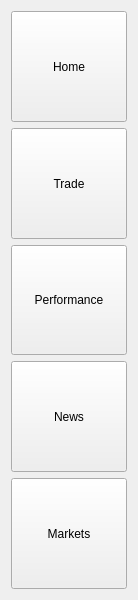
<?xml version="1.0" encoding="UTF-8"?>
<ui version="4.0">
 <class>LeftNavigationBar</class>
 <widget class="QWidget" name="LeftNavigationBar">
  <property name="geometry">
   <rect>
    <x>0</x>
    <y>0</y>
    <width>138</width>
    <height>600</height>
   </rect>
  </property>
  <property name="sizePolicy">
   <sizepolicy hsizetype="Preferred" vsizetype="Expanding">
    <horstretch>0</horstretch>
    <verstretch>0</verstretch>
   </sizepolicy>
  </property>
  <property name="windowTitle">
   <string>Form</string>
  </property>
  <layout class="QVBoxLayout" name="verticalLayout_2">
   <item>
    <layout class="QVBoxLayout" name="verticalLayout">
     <property name="spacing">
      <number>6</number>
     </property>
     <item>
      <widget class="QPushButton" name="homeButton">
       <property name="sizePolicy">
        <sizepolicy hsizetype="Minimum" vsizetype="Expanding">
         <horstretch>0</horstretch>
         <verstretch>0</verstretch>
        </sizepolicy>
       </property>
       <property name="text">
        <string>Home</string>
       </property>
      </widget>
     </item>
     <item>
      <widget class="QPushButton" name="tradeButton">
       <property name="sizePolicy">
        <sizepolicy hsizetype="Minimum" vsizetype="Expanding">
         <horstretch>0</horstretch>
         <verstretch>0</verstretch>
        </sizepolicy>
       </property>
       <property name="text">
        <string>Trade</string>
       </property>
      </widget>
     </item>
     <item>
      <widget class="QPushButton" name="performanceButton">
       <property name="sizePolicy">
        <sizepolicy hsizetype="Minimum" vsizetype="Expanding">
         <horstretch>0</horstretch>
         <verstretch>0</verstretch>
        </sizepolicy>
       </property>
       <property name="text">
        <string>Performance</string>
       </property>
      </widget>
     </item>
     <item>
      <widget class="QPushButton" name="newsButton">
       <property name="sizePolicy">
        <sizepolicy hsizetype="Minimum" vsizetype="Expanding">
         <horstretch>0</horstretch>
         <verstretch>0</verstretch>
        </sizepolicy>
       </property>
       <property name="text">
        <string>News</string>
       </property>
      </widget>
     </item>
     <item>
      <widget class="QPushButton" name="marketsButton">
       <property name="sizePolicy">
        <sizepolicy hsizetype="Minimum" vsizetype="Expanding">
         <horstretch>0</horstretch>
         <verstretch>0</verstretch>
        </sizepolicy>
       </property>
       <property name="text">
        <string>Markets</string>
       </property>
      </widget>
     </item>
    </layout>
   </item>
  </layout>
 </widget>
 <resources/>
 <connections/>
</ui>
